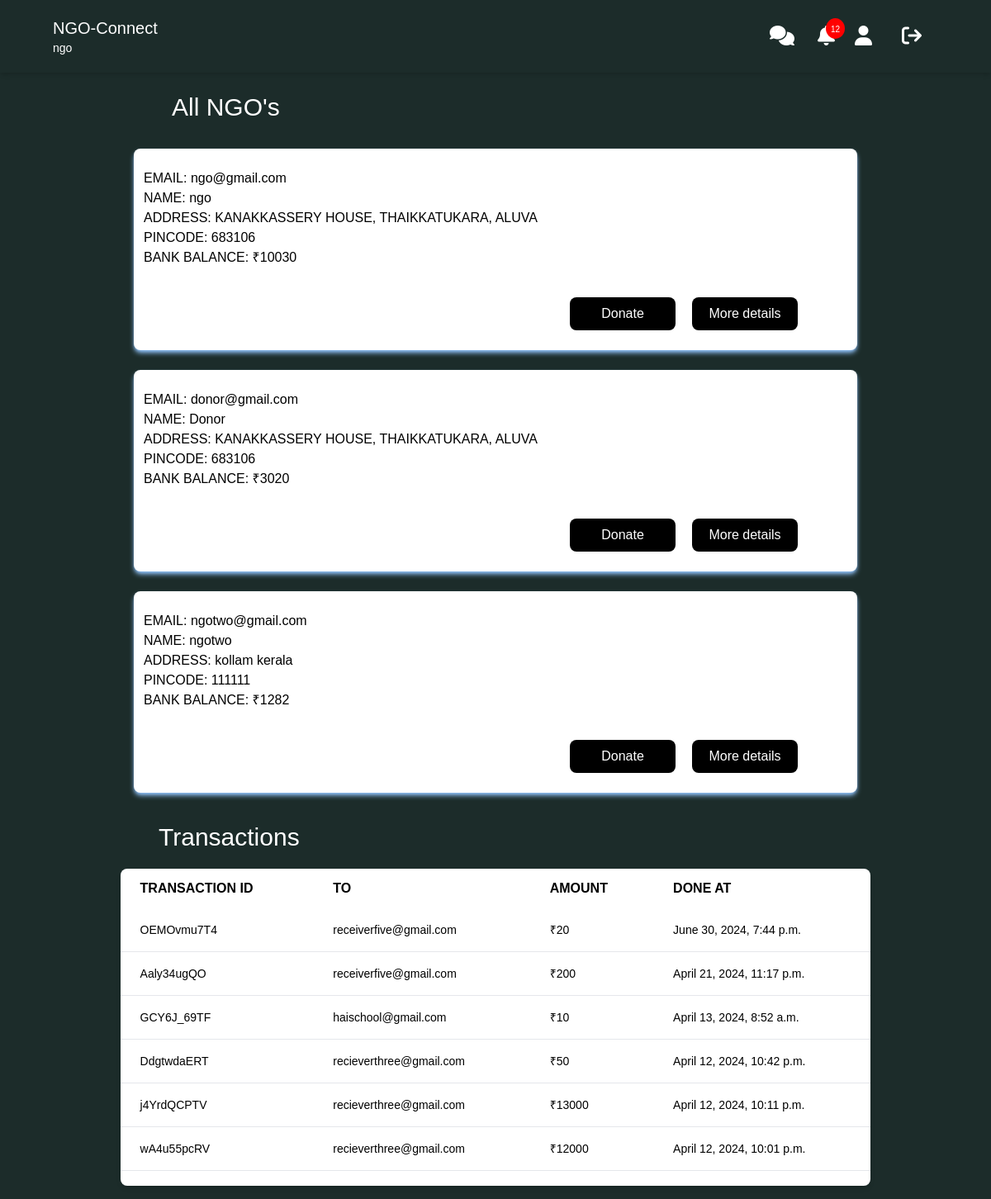
Page /donor/donor_base/ (signed in) on the earlier database version.
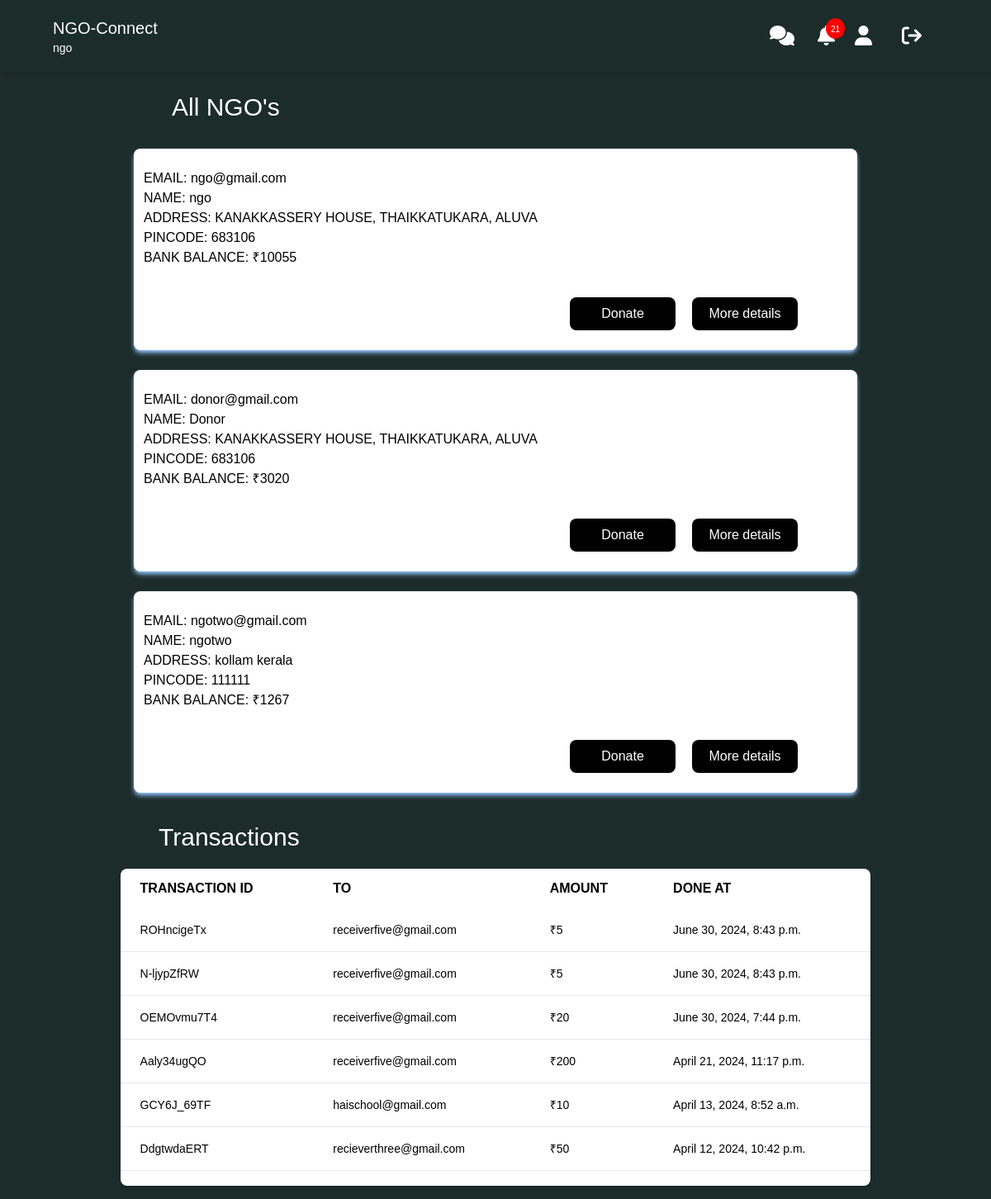
Same page on the later database version.
### base/models.py (models this page shows)
class ngousers(models.Model):
    user = models.OneToOneField(User, on_delete=models.CASCADE)
    user_type = models.CharField(max_length=10, choices=[
        ('NGO', 'NGO'),
        ('Donor', 'Donor'),
        ('Receiver','Receiver'),
    ])
    phone_number = models.CharField(max_length=13, null=True)
    address = models.CharField(max_length=100, null=True)
    pincode = models.CharField(max_length=10, null=True)
    is_balance_defined =models.BooleanField(default=False)

### ngo/models.py (models this page shows)
class NgoBankTransactions(models.Model):
    from_user = models.ForeignKey(User, on_delete=models.CASCADE, related_name='sent', null=True)
    to_user = models.ForeignKey(User, on_delete=models.CASCADE, related_name='received', null=True)
    amount = models.IntegerField(null=True)
    transaction_id = models.CharField(max_length=10, null=True)
    transaction_type = models.CharField(max_length=8, choices=(('credited', 'credited'), ('debited', 'debited')), null=True)
    done_at = models.DateTimeField(auto_now=True,blank=True, null=True)

### donor/views.py (the view)
# urls.py: path('donor_base/', views.donor_base, name="donor_base"),
@login_required(login_url="signup")
def donor_base(request):
    ngos = ngousers.objects.filter(user_type='NGO')
    ngos_with_balance = []
    for ngo in ngos:
        ngo_bank = NgoBank.objects.filter(user=ngo.user).first()
        ngo_bank_balance = ngo_bank.current_balance if ngo_bank else None
        ngos_with_balance.append({
            'ngo': ngo,
            'bank_balance': ngo_bank_balance,
        })
    notifications = Notifications.objects.filter(user=request.user).order_by('-id')
    notification_count = notifications.count()
    transactions = NgoBankTransactions.objects.filter(from_user=request.user).order_by('-done_at')
    context = {
        'ngos_with_balance': ngos_with_balance,
        'notifications': notifications,
        'notification_count': notification_count,
        'transactions' : transactions,
    }
    return render(request, 'donor_base.html', context)

### donor/templates/donor_base.html (shortened to what the changed rows need)
<!DOCTYPE html>
<html lang="en">
  <head>
    <script src="https://cdn.tailwindcss.com"></script>
    <link rel="stylesheet" href="https://cdnjs.cloudflare.com/ajax/libs/font-awesome/6.1.1/css/all.min.css" />
    <link
    rel="stylesheet"
    href="https://cdn.jsdelivr.net/npm/bootstrap-icons@1.3.0/font/bootstrap-icons.css"
    />
  </head>
  <body style="font-family: sans-serif; background-color: #1C2C2A;">
    <header
      class="lg:px-16 px-4 flex flex-wrap items-center py-4 shadow-md" style="background-color: #1C2C2A;"
    >
      <div class="hidden md:flex md:items-center md:w-auto w-full" id="menu">
        <nav>
          <ul
            class="md:flex items-center justify-between text-base text-gray-700 pt-4 md:pt-0"
          >
          <li class="relative">
            <a href="#" class="px-2" id="notificationButton">
              <div class="notification-icon">
                  <i class="fas fa-bell fa-xl text-white"></i>
                  <span class="badge">{{ notification_count }}</span>
              </div>
            </a>
          </li>
            </ul>
        </nav>
    </div>
</header>
    <section class="text-center my-6 mx-4">
      <h1 class="text-left mx-48 my-5 text-3xl mt-5 text-white">All NGO's</h1>
      <div class="text-center">
        {% if ngos_with_balance %}
        <div class="flex flex-wrap justify-center">
            {% for item in ngos_with_balance %}
            <div class="w-3/4 mx-2 shadow-md shadow-blue-300 p-3 my-3 bg-white rounded-lg">
                <ul class="mt-3">
                    <li class="text-left">EMAIL: {{ item.ngo.user.username }}</li>
                    <li class="text-left">NAME: {{ item.ngo.user.first_name }}</li>
                    <li class="text-left">ADDRESS: {{ item.ngo.address }}</li>
                    <li class="text-left">PINCODE: {{ item.ngo.pincode }}</li>
                    <li class="text-left">BANK BALANCE: ₹{{ item.bank_balance|default:"0" }}</li>
                </ul>
                <br>
                <div class="flex justify-end mr-10">
                    <form method="post" action="/donor/donate_btn_request">
                        <button type="submit" class="my-3 px-3 w-32 h-10 bg-black text-white rounded-lg">Donate</button>
                    </form>
                    <form method="post" action="/donor/donor_ngo_details" class="px-5">
                      <button type="submit" class="my-3 px-3 w-32 h-10 bg-black text-white rounded-lg">More details</button>
                    </form>
                </div>
            </div>
            {% endfor %}
        </div>
        {% endif %}
    </div>
  </section>
  {% if transactions %}
  <h1 class="text-left mx-48 my-5 text-3xl mt-5 text-white">Transactions</h1>
  <section id="transactions" class="m-4 px-4 flex justify-center items-center -z-10">
    <div class="relative overflow-x-auto overflow-y-auto h-96 shadow-md sm:rounded-lg w-4/5">
        <table class="w-full text-sm text-left rtl:text-right text-black dark:text-black">
            <thead class="text-xs text-black uppercase bg-white">
                <tr>
                    <th scope="col" class="px-6 py-3 text-base">
                        Transaction Id
                    </th>
                    <th scope="col" class="px-6 py-3 text-base">
                        To
                    </th>
                    <th scope="col" class="px-6 py-3 text-base">
                        Amount
                    </th>
                    <th scope="col" class="px-6 py-3 text-base">
                        Done At
                    </th>
                </tr>
            </thead>
            <tbody>
                {% for i in transactions %}
                <tr class="bg-white border-b dark:border-gray-700">
                    <th scope="row" class="px-6 py-4 font-medium text-black whitespace-nowrap dark:text-black">
                        {{ i.transaction_id }}
                    </th>
                    <td class="px-6 py-4">
                        {{ i.to_user }}
                    </td>
                    <td class="px-6 py-4">
                        ₹{{ i.amount }}
                    </td>
                    <td class="px-6 py-4">
                        {{ i.done_at }}
                    </td>
                </tr>
                {% endfor %}
            </tbody>
        </table>
    </div>
    {% endif %}
  </section>
  </body>
</html>

Differences in the rows shown:
no longer on this page (row unchanged): NgoBankTransactions: transaction_id "j4YrdQCPTV", to_user "recieverthree@gmail.com", amount "13000", done_at "April 12, 2024, 10:11 p.m."
no longer on this page (row unchanged): NgoBankTransactions: transaction_id "wA4u55pcRV", to_user "recieverthree@gmail.com", amount "12000", done_at "April 12, 2024, 10:01 p.m."
computed for ngousers "ngo@gmail.com": bank_balance "10030" → "10055"
computed for ngousers "kollam kerala": bank_balance "1282" → "1267"
added NgoBankTransactions: transaction_id "ROHncigeTx", to_user "receiverfive@gmail.com", amount "5", done_at "June 30, 2024, 8:43 p.m."
added NgoBankTransactions: transaction_id "N-ljypZfRW", to_user "receiverfive@gmail.com", amount "5", done_at "June 30, 2024, 8:43 p.m."
Other differences:
{{ notification_count }}: "12" → "21"
